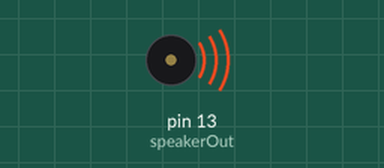
Bench run of a sketch on a simulated Arduino Uno, built with avr-gcc and run on an emulated ATmega328P. Parts: buzzer (waves = sounding). What the sketch prints to the serial monitor is not drawn.

Above: at 0.1 s.
Timing chart, 0 to 40.0 s (numbered marks = the images above):
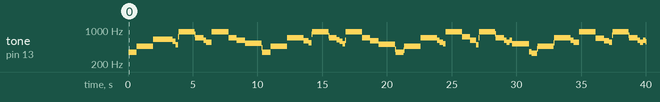

The sketch:

play.ino
```cpp
/* Play Melody
 * -----------
 *
 * Program to play a simple melody
 *
 * Tones are created by quickly pulsing a speaker on and off
 *   using PWM, to create signature frequencies.
 *
 * Each note has a frequency, created by varying the period of
 *  vibration, measured in microseconds. We'll use pulse-width
 *  modulation (PWM) to create that vibration.

 * We calculate the pulse-width to be half the period; we pulse
 *  the speaker HIGH for 'pulse-width' microseconds, then LOW
 *  for 'pulse-width' microseconds.
 *  This pulsing creates a vibration of the desired frequency.
 *
 * (cleft) 2005 D. Cuartielles for K3
 * Refactoring and comments 2006 clay.shirky@nyu.edu
 * See NOTES in comments at end for possible improvements
 */

// TONES  ==========================================
// Start by defining the relationship between
//       note, period, &  frequency.

// period is in microsecond so P = 1/f * (1E6)

#define  c3    7634
#define  d3    6803
#define  e3    6061
#define  f3    5714
#define  g3    5102
#define  a3    4545
#define  b3    4049
#define  c4    3816    // 261 Hz
#define  d4    3401    // 294 Hz
#define  e4    3030    // 329 Hz
#define  f4    2865    // 349 Hz
#define  g4    2551    // 392 Hz
#define  a4    2272    // 440 Hz
#define  a4s   2146
#define  b4    2028    // 493 Hz
#define  c5    1912    // 523 Hz
#define  d5    1706
#define  d5s   1608
#define  e5    1517
#define  f5    1433
#define  g5    1276
#define  a5    1136
#define  a5s   1073
#define  b5    1012
#define  c6    955

// Define a special note, 'R', to represent a rest
#define  R     0

// SETUP ============================================
// Set up speaker on a PWM pin (digital 9, 10 or 11)
int speakerOut = 13;
// Do we want debugging on serial out? 1 for yes, 0 for no
int DEBUG = 1;

void setup() {
  pinMode(speakerOut, OUTPUT);
  if (DEBUG) {
    Serial.begin(9600); // Set serial out if we want debugging
  }
}

// MELODY and TIMING  =======================================
//  melody[] is an array of notes, accompanied by beats[],
//  which sets each note's relative length (higher #, longer note)

// star wars theme
int melody[] = {  f4,  f4, f4,  a4s,   f5,  d5s,  d5,  c5, a5s, f5, d5s,  d5,  c5, a5s, f5, d5s, d5, d5s,   c5};//
int beats[]  = {  21,  21, 21,  128,  128,   21,  21,  21, 128, 64,  21,  21,  21, 128, 64,  21, 21,  21, 128 };

// note debug
//int melody[] = { c4, d4, e4, f4, g4, a4, b4, c5 };
//int beats[]  = { 63, 64, 64, 64, 64, 64, 64, 64 };


//super mario theme
//int melody[] = {e5, e5, R, e5, R, c5, e5, R, g5, R, R, R, g4, R, R, R, c5, R, R, g4, R, R, e4};
//int beats[] = {16, 16, 16, 16, 16, 16, 16, 16, 16, 16, 16, 16 , 16, 16, 16, 16, 16, 16, 8, 16, 8, 16, 16};

int MAX_COUNT = sizeof(melody) / 2; // Melody length, for looping.

// Set overall tempo
long tempo = 10000;
// Set length of pause between notes
int pause = 1000;
// Loop variable to increase Rest length
int rest_count = 50; //<-BLETCHEROUS HACK; See NOTES

// Initialize core variables
int toneM = 0;
int beat = 0;
long duration  = 0;

// PLAY TONE  ==============================================
// Pulse the speaker to play a tone for a particular duration
void playTone() {
  long elapsed_time = 0;
  if (toneM > 0) { // if this isn't a Rest beat, while the tone has
    //  played less long than 'duration', pulse speaker HIGH and LOW
    while (elapsed_time < duration) {

      digitalWrite(speakerOut,HIGH);
      delayMicroseconds(toneM / 2);

      // DOWN
      digitalWrite(speakerOut, LOW);
      delayMicroseconds(toneM / 2);

      // Keep track of how long we pulsed
      elapsed_time += (toneM);
    }
  }
  else { // Rest beat; loop times delay
    for (int j = 0; j < rest_count; j++) { // See NOTE on rest_count
      delayMicroseconds(duration);
    }
  }
}

// LET THE WILD RUMPUS BEGIN =============================
void loop() {

  // Set up a counter to pull from melody[] and beats[]
  for (int i=0; i<MAX_COUNT; i++) {
    toneM = melody[i];
    beat = beats[i];

    duration = beat * tempo; // Set up timing

    playTone();
    // A pause between notes...
    delayMicroseconds(pause);

    if (DEBUG) { // If debugging, report loop, tone, beat, and duration
      Serial.print(i);
      Serial.print(":");
      Serial.print(beat);
      Serial.print(" ");
      Serial.print(toneM);
      Serial.print(" ");
      Serial.println(duration);
    }
  }
}

/*
 * NOTES
 * The program purports to hold a tone for 'duration' microseconds.
 *  Lies lies lies! It holds for at least 'duration' microseconds, _plus_
 *  any overhead created by incremeting elapsed_time (could be in excess of
 *  3K microseconds) _plus_ overhead of looping and two digitalWrites()
 *
 * As a result, a tone of 'duration' plays much more slowly than a rest
 *  of 'duration.' rest_count creates a loop variable to bring 'rest' beats
 *  in line with 'tone' beats of the same length.
 *
 * rest_count will be affected by chip architecture and speed, as well as
 *  overhead from any program mods. Past behavior is no guarantee of future
 *  performance. Your mileage may vary. Light fuse and get away.
 *
 * This could use a number of enhancements:
 * ADD code to let the programmer specify how many times the melody should
 *     loop before stopping
 * ADD another octave
 * MOVE tempo, pause, and rest_count to #define statements
 * RE-WRITE to include volume, using analogWrite, as with the second program at
 *          http://www.arduino.cc/en/Tutorial/PlayMelody
 * ADD code to make the tempo settable by pot or other input device
 * ADD code to take tempo or volume settable by serial communication
 *          (Requires 0005 or higher.)
 * ADD code to create a tone offset (higer or lower) through pot etc
 * REPLACE random melody with opening bars to 'Smoke on the Water'
 */
```

Measured:
- by itself, tone on pin 13 (speakerOut): plays 348 Hz for 0.64 s, 463 Hz for 1.3 s, 640 Hz for 1.5 s, 581 Hz for 0.24 s, 500 Hz for 0.20 s, 724 Hz for 0.04 s … (73 notes in this stretch)
